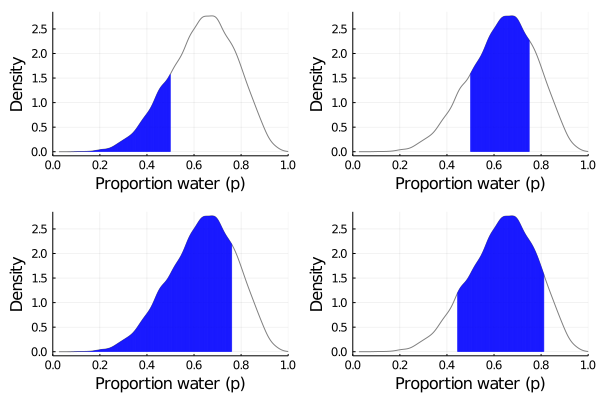

Reproduce this figure in Julia.
# Fig3.2s.jl

using Pkg, DrWatson

@quickactivate "StatisticalRethinkingStan"
using StatisticalRethinking

# snippet 3.2

p_grid = range(0, step=0.001, stop=1)
prior = ones(length(p_grid))
likelihood = [pdf(Binomial(9, p), 6) for p in p_grid]
posterior = likelihood .* prior
posterior = posterior / sum(posterior)
samples = sample(p_grid, Weights(posterior), length(p_grid));
samples[1:5]

# snippet 3.3
# Draw 10000 samples from this posterior distribution

N = 10000
samples2 = sample(p_grid, Weights(posterior), N);

# ### snippet 3.7-10
b1 = mapreduce(p -> p < 0.5 ? 1 : 0, +, samples2) / N
b2 = mapreduce(p -> (p > 0.5 && p < 0.75) ? 1 : 0, +, samples2) / N
b3 = quantile(samples2, 0.8)
b4 = quantile(samples2, [0.1, 0.9])

p1 = plot_density_interval(samples2, [0.0, 0.5],
  xlab="Proportion water (p)");
p2 = plot_density_interval(samples2, [0.5, 0.75],
  xlab="Proportion water (p)");
p3 = plot_density_interval(samples2, [0.0, b3], 
  xlab="Proportion water (p)");
p4 = plot_density_interval(samples2, b4, 
  xlab="Proportion water (p)");
plot(p1, p2, p3, p4, layout=(2, 2))
savefig(plotsdir("03", "Fig3.2s.png"))
